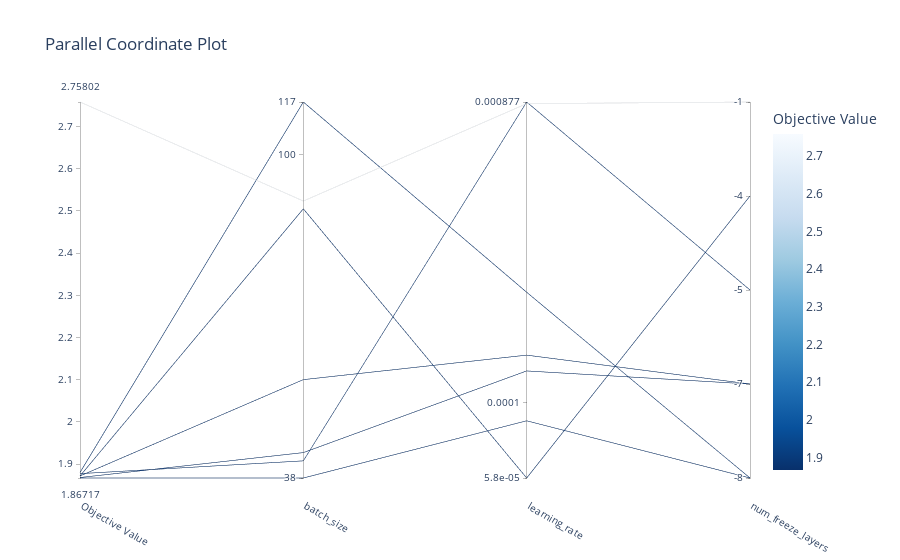

The cell this chart's notebook holds for it:
### Code cell
plot_parallel_coordinate(study)

### Figure 1 — Plotly figure (JSON) as saved in the notebook; plotly's stock layout.template omitted (floating-point values rounded to 4 significant figures)
{"data": [{"dimensions": [{"label": "Objective Value", "range": [1.867, 2.758], "values": [1.88, 1.867, 1.868, 1.872, 1.877, 1.872, 2.758]}, {"label": "batch_size", "range": [1.58, 2.068], "ticktext": ["38", "100", "117"], "tickvals": [1.58, 2, 2.068], "values": [2.068, 1.58, 1.613, 1.708, 1.602, 1.929, 1.94]}, {"label": "learning_rate", "range": [-4.237, -3.057], "ticktext": ["5.8e-05", "0.0001", "0.000877"], "tickvals": [-4.237, -4, -3.057], "values": [-3.654, -4.057, -3.901, -3.851, -3.057, -4.237, -3.062]}, {"label": "num_freeze_layers", "range": [0, 4], "ticktext": ["-8", "-7", "-5", "-4", "-1"], "tickvals": [0, 1, 2, 3, 4], "values": [0, 0, 1, 1, 2, 3, 4]}], "labelangle": 30, "labelside": "bottom", "line": {"color": [1.88, 1.867, 1.868, 1.872, 1.877, 1.872, 2.758], "colorbar": {"title": {"text": "Objective Value"}}, "colorscale": [[0, "rgb(247,251,255)"], [0.125, "rgb(222,235,247)"], [0.25, "rgb(198,219,239)"], [0.375, "rgb(158,202,225)"], [0.5, "rgb(107,174,214)"], [0.625, "rgb(66,146,198)"], [0.75, "rgb(33,113,181)"], [0.875, "rgb(8,81,156)"], [1, "rgb(8,48,107)"]], "reversescale": true, "showscale": true}, "type": "parcoords"}], "layout": {"title": {"text": "Parallel Coordinate Plot"}}}
